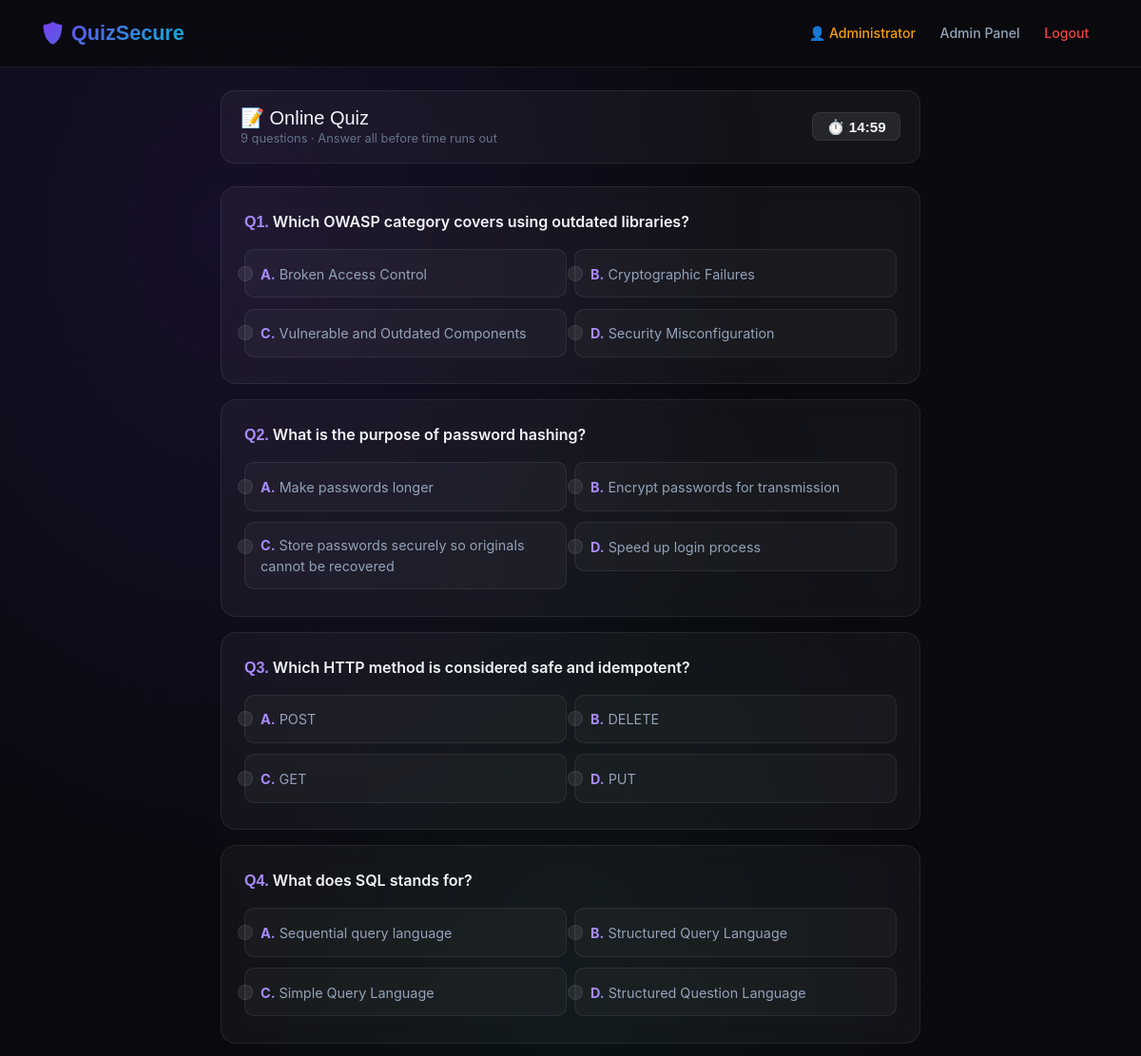
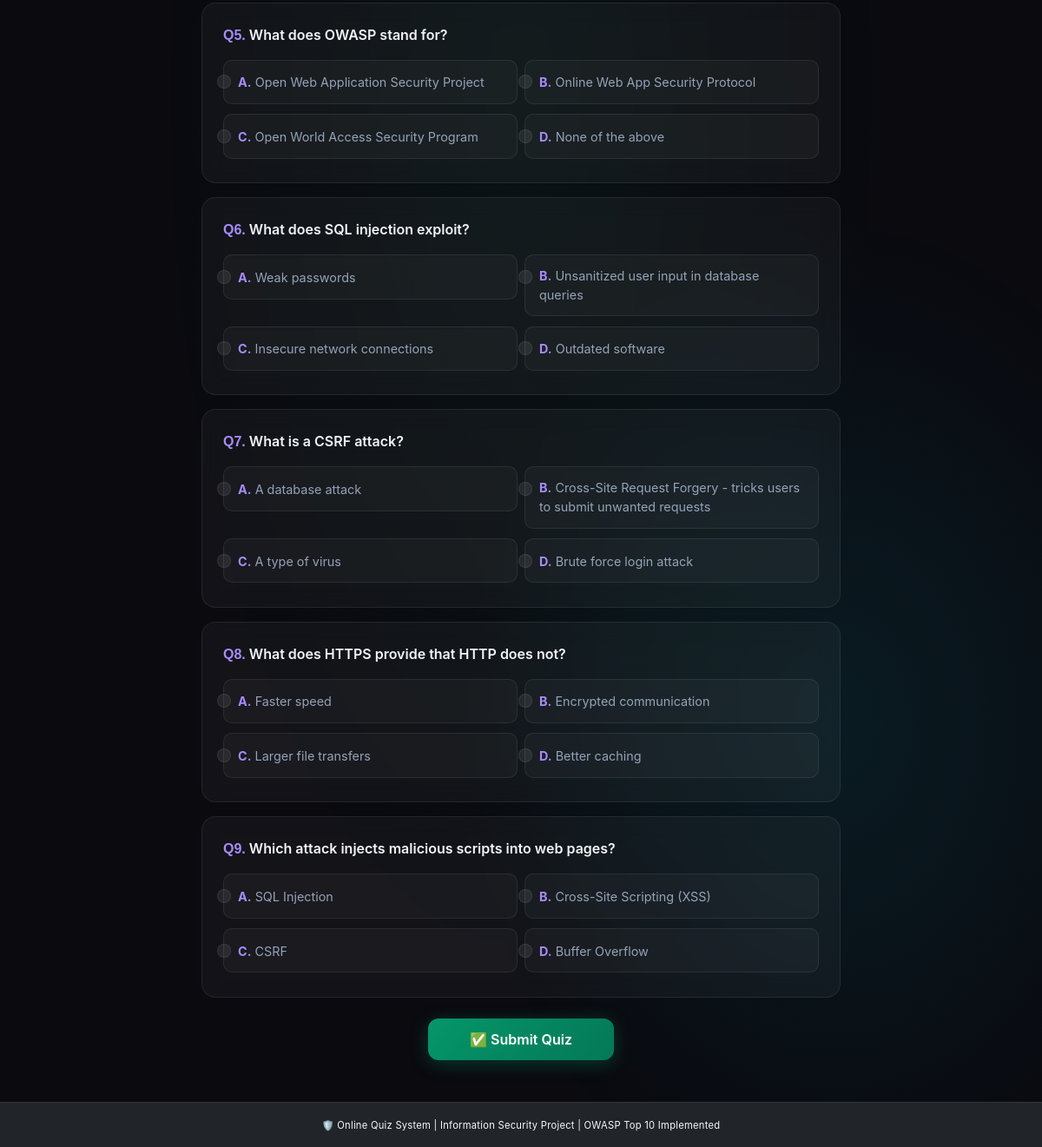
Screenshot of /take_quiz (signed in) with the database file from the repository (2 pictures, top to bottom).
### app.py (models this page shows)
class User(db.Model):
    id = db.Column(db.Integer, primary_key=True)
    name = db.Column(db.String(100), nullable=False)
    email = db.Column(db.String(120), unique=True, nullable=False)
    password = db.Column(db.String(200), nullable=False)  # Hashed
    role = db.Column(db.String(10), default='student')    # 'student' or 'admin'
    fee_paid = db.Column(db.Boolean, default=False)
    test_date = db.Column(db.String(50), nullable=True)
    created_at = db.Column(db.DateTime, default=datetime.utcnow)
    results = db.relationship('Result', backref='user', lazy=True)

class Question(db.Model):
    id = db.Column(db.Integer, primary_key=True)
    question_text = db.Column(db.Text, nullable=False)
    option_a = db.Column(db.String(200), nullable=False)
    option_b = db.Column(db.String(200), nullable=False)
    option_c = db.Column(db.String(200), nullable=False)
    option_d = db.Column(db.String(200), nullable=False)
    correct_answer = db.Column(db.String(1), nullable=False)  # A, B, C, or D
    category = db.Column(db.String(100), default='General')

### app.py (the view)
@app.route('/take_quiz')
@login_required
def take_quiz():
    user = User.query.get(session['user_id'])
    if not user.fee_paid:
        flash('Please pay the fee first to take the quiz!', 'warning')
        return redirect(url_for('pay_fee'))
    all_questions = Question.query.all()
    if len(all_questions) == 0:
        flash('No questions available yet. Contact admin.', 'warning')
        return redirect(url_for('dashboard'))
    num_questions = min(10, len(all_questions))
    questions = random.sample(all_questions, num_questions)
    session['quiz_questions'] = [q.id for q in questions]
    return render_template('quiz.html', questions=questions)

### app.py (called while the page is built)
def login_required(f):
    from functools import wraps
    @wraps(f)
    def decorated(*args, **kwargs):
        if 'user_id' not in session:
            flash('Please login first!', 'warning')
            return redirect(url_for('login'))
        return f(*args, **kwargs)
    return decorated

### templates/quiz.html (shortened to what this page needs)
{% extends "base.html" %}
{% block content %}
<div class="row justify-content-center">
  <div class="col-md-8">
    <div style="display:flex; justify-content:space-between; align-items:center; margin-bottom:1.5rem; padding:1rem 1.25rem; background:rgba(255,255,255,0.04); border:1px solid rgba(255,255,255,0.08); border-radius:14px;">
      <div>
        <h5 style="margin:0; font-family:'Space Grotesk',sans-serif;">📝 Online Quiz</h5>
        <p style="margin:0; color:#64748b; font-size:0.8rem;">{{ questions|length }} questions · Answer all before time runs out</p>
      </div>
      <span id="timer" class="badge">⏱️ 15:00</span>
    </div>
    <form method="POST" action="{{ url_for('submit_quiz') }}" id="quizForm">
      {% for q in questions %}
      <div class="card mb-3">
        <div class="card-body">
          <p style="font-weight:600; color:#f1f5f9; margin-bottom:1rem;">
            <span style="color:#a78bfa; font-family:'Space Grotesk',sans-serif;">Q{{ loop.index }}.</span>
            {{ q.question_text }}
          </p>
          <div class="row g-2">
            {% for opt, label in [('a','A'), ('b','B'), ('c','C'), ('d','D')] %}
            <div class="col-md-6">
              <div class="option-card form-check">
                <input class="form-check-input" type="radio"
                       name="q_{{ q.id }}" id="q{{ q.id }}_{{ label }}"
                       value="{{ label }}" required>
                <label class="form-check-label w-100" for="q{{ q.id }}_{{ label }}">
                  <strong style="color:#a78bfa;">{{ label }}.</strong>
                  {{ q['option_' + opt] }}
                </label>
              </div>
            </div>
            {% endfor %}
          </div>
        </div>
      </div>
      {% endfor %}
      <div class="text-center mt-4 mb-5">
        <button type="submit" class="btn btn-success btn-lg px-5">✅ Submit Quiz</button>
      </div>
    </form>
  </div>
</div>
{% endblock %}

### templates/base.html (shortened to what this page needs)
<!DOCTYPE html>
<html lang="en">
<head>
    <link href="https://cdn.jsdelivr.net/npm/bootstrap@5.3.0/dist/css/bootstrap.min.css" rel="stylesheet">
    <link rel="stylesheet" href="{{ url_for('static', filename='css/style.css') }}">
</head>
<body>
<div class="content-wrapper">
    <nav class="navbar navbar-expand-lg navbar-dark bg-dark">
        <div class="container">
            <a class="navbar-brand fw-bold" href="{{ url_for('index') }}">🛡️ QuizSecure</a>
            <div class="collapse navbar-collapse" id="navbarNav">
                <ul class="navbar-nav ms-auto">
                    {% if session.get('user_id') %}
                        <li class="nav-item">
                            <span class="nav-link text-warning">👤 {{ session.get('user_name') }}</span>
                        </li>
                        {% if session.get('role') == 'admin' %}
                        <li class="nav-item">
                            <a class="nav-link" href="{{ url_for('admin_dashboard') }}">Admin Panel</a>
                        </li>
                        {% else %}
                        <li class="nav-item">
                            <a class="nav-link" href="{{ url_for('dashboard') }}">Dashboard</a>
                        </li>
                        {% endif %}
                        <li class="nav-item">
                            <a class="nav-link text-danger" href="{{ url_for('logout') }}">Logout</a>
                        </li>
                    {% endif %}
                </ul>
            </div>
        </div>
    </nav>
    <div class="container mt-4">
        {% block content %}{% endblock %}
    </div>
</div>
<footer class="py-3 bg-dark text-center text-light">
    <small>🛡️ Online Quiz System | Information Security Project | OWASP Top 10 Implemented</small>
</footer>
</body>
</html>

### static/css/style.css (style rules this page uses)
:root { --bg-primary: #0a0a0f; --bg-secondary: #0f0f1a; --bg-card: rgba(255,255,255,0.04); --bg-card-hover: rgba(255,255,255,0.08); --accent-1: #7c3aed; --accent-2: #06b6d4; --accent-3: #10b981; --accent-danger: #ef4444; --accent-warn: #f59e0b; --text-primary: #f1f5f9; --text-muted: #64748b; --text-dim: #94a3b8; --border: rgba(255,255,255,0.08); --border-accent: rgba(124,58,237,0.4); --glow-purple: rgba(124,58,237,0.15); --glow-cyan: rgba(6,182,212,0.15); }
*, *::before, *::after { box-sizing: border-box; }
body { background: var(--bg-primary); color: var(--text-primary); font-family: 'Inter', sans-serif; min-height: 100vh; position: relative; overflow-x: hidden; }
body::before { content: ''; position: fixed; inset: 0; background: radial-gradient(ellipse 80% 50% at 20% 10%, rgba(124,58,237,0.12) 0%, transparent 60%), radial-gradient(ellipse 60% 40% at 80% 80%, rgba(6,182,212,0.10) 0%, transparent 60%), radial-gradient(ellipse 50% 60% at 50% 50%, rgba(16,185,129,0.05) 0%, transparent 70%); pointer-events: none; z-index: 0; }
body > * { position: relative; z-index: 1; }
.navbar { background: rgba(10,10,15,0.85) !important; backdrop-filter: blur(20px); -webkit-backdrop-filter: blur(20px); border-bottom: 1px solid var(--border); padding: 0.85rem 0; }
.navbar-brand { font-family: 'Space Grotesk', sans-serif; font-weight: 700; font-size: 1.35rem !important; background: linear-gradient(135deg, #7c3aed, #06b6d4); -webkit-background-clip: text; -webkit-text-fill-color: transparent; background-clip: text; }
.nav-link { color: var(--text-dim) !important; font-size: 0.88rem; font-weight: 500; transition: color 0.2s; padding: 0.4rem 0.8rem !important; border-radius: 8px; }
.nav-link.text-warning { color: var(--accent-warn) !important; }
.nav-link.text-danger { color: var(--accent-danger) !important; }
.card { background: var(--bg-card) !important; border: 1px solid var(--border) !important; border-radius: 16px !important; backdrop-filter: blur(12px); color: var(--text-primary); transition: border-color 0.3s, transform 0.2s, box-shadow 0.3s; overflow: hidden; }
.card-body { padding: 1.5rem !important; }
.btn { font-weight: 600; font-size: 0.875rem; border-radius: 10px; padding: 0.55rem 1.3rem; border: none; transition: all 0.25s; position: relative; overflow: hidden; }
.btn-success { background: linear-gradient(135deg, #059669, #047857); color: #fff; box-shadow: 0 4px 20px rgba(5,150,105,0.35); }
.btn-lg { padding: 0.75rem 2rem; font-size: 1rem; border-radius: 12px; }
.badge { border-radius: 6px; font-weight: 600; font-size: 0.72rem; padding: 0.3em 0.65em; }
.option-card { background: rgba(255,255,255,0.03); border: 1px solid var(--border) !important; border-radius: 10px !important; padding: 0.8rem 1rem !important; margin-bottom: 0.2rem; transition: all 0.2s; cursor: pointer; }
.form-check-input { background-color: rgba(255,255,255,0.08) !important; border-color: var(--border) !important; }
.form-check-label { color: var(--text-dim); cursor: pointer; font-size: 0.9rem; }
#timer { font-family: 'Space Grotesk', sans-serif; font-weight: 700; background: rgba(255,255,255,0.08) !important; color: var(--text-primary) !important; border: 1px solid var(--border); border-radius: 8px; padding: 0.4rem 0.9rem; font-size: 0.95rem !important; }
footer { background: rgba(10,10,15,0.9) !important; border-top: 1px solid var(--border); color: var(--text-muted) !important; font-size: 0.8rem; letter-spacing: 0.02em; padding: 1rem 0 !important; }
h1,h2,h3,h4,h5,h6 { font-family: 'Space Grotesk', sans-serif; color: var(--text-primary); }
strong { color: var(--text-primary); }
.text-danger { color: #f87171 !important; }
.text-warning { color: #fbbf24 !important; }

### templates/base.html (style rules this page uses)
body { display: flex; flex-direction: column; min-height: 100vh; margin: 0; }
.content-wrapper { flex: 1 0 auto; }
footer { flex-shrink: 0; }

### rows the page displays
User: get "Administrator"
Question: question_text "Which OWASP category covers using outdated libraries?", label "A" "B" "C" "D", option_a "Broken Access Control" "Cryptographic Failures" "Vulnerable and Outdated Components" "Security Misconfiguration"
Question: question_text "What is the purpose of password hashing?", label "A" "B" "C" "D", option_a "Make passwords longer" "Encrypt passwords for transmission" "Store passwords securely so originals cannot be recovered" "Speed up login process"
Question: question_text "Which HTTP method is considered safe and idempotent?", label "A" "B" "C" "D", option_a "POST" "DELETE" "GET" "PUT"
Question: question_text "What does SQL stands for?", label "A" "B" "C" "D", option_a "Sequential query language" "Structured Query Language" "Simple Query Language" "Structured Question Language"
Question: question_text "What does OWASP stand for?", label "A" "B" "C" "D", option_a "Open Web Application Security Project" "Online Web App Security Protocol" "Open World Access Security Program" "None of the above"
Question: question_text "What does SQL injection exploit?", label "A" "B" "C" "D", option_a "Weak passwords" "Unsanitized user input in database queries" "Insecure network connections" "Outdated software"
Question: question_text "What is a CSRF attack?", label "A" "B" "C" "D", option_a "A database attack" "Cross-Site Request Forgery - tricks users to submit unwanted requests" "A type of virus" "Brute force login attack"
Question: question_text "What does HTTPS provide that HTTP does not?", label "A" "B" "C" "D", option_a "Faster speed" "Encrypted communication" "Larger file transfers" "Better caching"
Question: question_text "Which attack injects malicious scripts into web pages?", label "A" "B" "C" "D", option_a "SQL Injection" "Cross-Site Scripting (XSS)" "CSRF" "Buffer Overflow"
